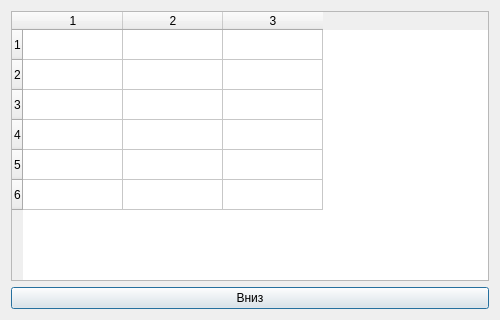
<?xml version="1.0" encoding="UTF-8"?>
<ui version="4.0"><class>Dialog</class><widget class="QDialog" name="Dialog"><property name="geometry"><rect><x>0</x><y>0</y><width>500</width><height>320</height></rect></property><property name="windowTitle"><string>#064 policies/149_table_expanding_grid</string></property><layout class="QGridLayout" name="gridLayout"><property name="leftMargin"><number>11</number></property><property name="topMargin"><number>11</number></property><property name="rightMargin"><number>11</number></property><property name="bottomMargin"><number>11</number></property><property name="spacing"><number>6</number></property><item row="0" column="0"><widget class="QTableWidget" name="table"><property name="rowCount"><number>6</number></property><property name="columnCount"><number>3</number></property></widget></item><item row="1" column="0"><widget class="QPushButton" name="b1"><property name="text"><string>Вниз</string></property></widget></item></layout></widget></ui>
